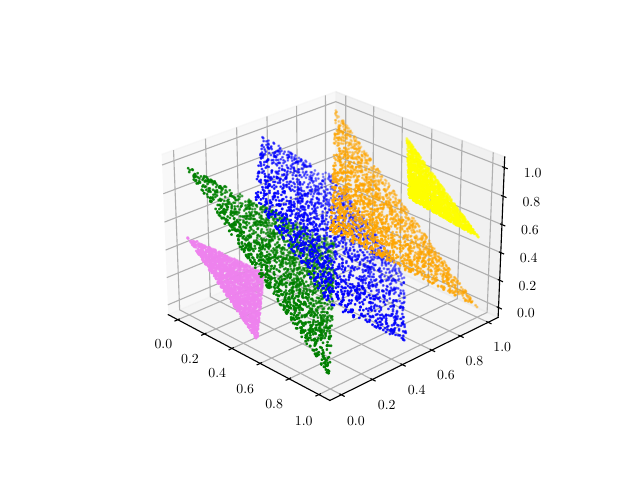

This figure's Python source:
# for now try to generate the multiset of intervals automatically
import argparse
import random
import cProfile
import pstats
import time
import warnings
from math import factorial

import matplotlib.pyplot as plt
from os.path import join, curdir

import numpy as np

from probabilistic.subset import is_subset
from match.intersection_match import intersection_match
from match.match import match
from misc.disambiguate import disambiguate
from misc.rename import rename
from parse.quickparse import quickparse
from sample.TimedWord import TimedWord
from visualize_recursion import generate_syntax_tree, highlight_node
from volume.MaxEntDist import MaxEntDist
from volume.slice_volume import slice_volume
from sample.sample import sample_unambig, DurationSamplerMode, sample
from volume.tuning import mu, jacobi, lambdas, parameterize_mean_variance


# Use the PDF backend which doesn't require LaTeX installed
plt.rcParams.update({
    "pgf.texsystem": "pdflatex",  # Use pdflatex (commonly available)
    "font.family": "serif",       # Use serif fonts (like LaTeX)
    "text.usetex": True,          # Enable LaTeX rendering
    "pgf.rcfonts": False,         # Disable font setup for consistency
})

# TODO this will be the actual way to run it.
# parser = argparse.ArgumentParser(description="Parse a TRE file and generate samples.")
# parser.add_argument('path', type=str, help='Path to the TRE file.')
# args = parser.parse_args()
#
# ctx = quickparse(args.path)


# ctx = quickparse(join('experiments', 'spec_00_test.tre'))
# ctx = quickparse('experiments/spec_08_disambig.tre')
# ctx = quickparse(join('experiments', 'spec_00.tre'))
# ctx = quickparse(join('experiments', 'spec_06.tre'))
# ctx = quickparse(join('experiments', 'TAkiller.tre'))
# ctx = quickparse(join('experiments', 'TAkiller_15_gen.tre'))
# ctx = quickparse(join('experiments', 'TAkiller_Subfamily.STAR_3_gen.tre'))
# ctx = quickparse(join('experiments', 'TAkiller_Subfamily.STAR_5_gen.tre'))
# ctx = quickparse(join('experiments', 'spec_08_renaming.tre'))
# ctx = quickparse(join('experiments', 'spec_09_ambig.tre'))
# ctx = quickparse(join('experiments', 'spec_10_noparse.tre'))
# ctx = quickparse("experiments/spec_08_disambig.tre")
# ctx = quickparse("experiments/spec_19_qest_subset.tre")
# ctx = quickparse("experiments/spec_20_ambig.tre")
# ctx = quickparse("experiments/spec_21_infint.tre")
# ctx = quickparse(join('experiments', 'spec_21_no_subset_A.tre'))


random.seed(42)
np.random.seed(42)

# PAPER
ctx = quickparse(join('spec_01_hypercube.tre'))

print(ctx.getText())
ctx_tmp = rename(ctx)
if ctx.getText() != ctx_tmp.getText():
    ctx = ctx_tmp
    print(f"Applied renaming and got:\n{ctx.getText()}")


# visualizes the tree
# G = generate_syntax_tree(ctx)
# highlight_node(G, str(ctx), comment='')

# ctx2 = quickparse(join('experiments', 'spec_21_no_subset_B.tre'))


def experiment():
    random.seed(42)
    np.random.seed(42)

    # print(disambiguate(ctx, return_inverse_map=True))

    n = 3
    nr_samples = 2000

    print(f"Slice Volume:")
    V = slice_volume(ctx,n)
    V.fancy_print()

    fig = plt.figure()
    ax = fig.add_subplot(projection='3d')
    ax.view_init(elev=26, azim=-44)

    cs = ['violet', 'green', 'blue', 'orange', 'yellow']

    for T in [0.5, 1, 1.5, 2, 2.5]:
        xs, ys, zs = [], [], []
        for _ in range(nr_samples):
            w = sample(ctx, n, T=T)
            triple = w.delays  # Assuming w.delays returns a triple (x, y, z)
            xs.append(triple[0])
            ys.append(triple[1])
            zs.append(triple[2])

        ax.scatter(xs, ys, zs, c=cs[int(T*2-1)], s=1)  # Scatter with xs, ys, zs for 3D points

    # plt.show()
    plt.savefig("01_hypercube.pdf")  # Use .pgf if you prefer

pr = cProfile.Profile()
pr.enable()
experiment()
pr.disable()
pr.dump_stats("01_hypercube.prof")

# # Profile the function - THIS CAN'T BE USED WITH SNAKEVIZ
# cProfile.run('experiment()', 'main.prof')
#
# # Print the profiling results
# p = pstats.Stats('main.prof')
# p.strip_dirs().sort_stats('cumulative').print_stats(10)
